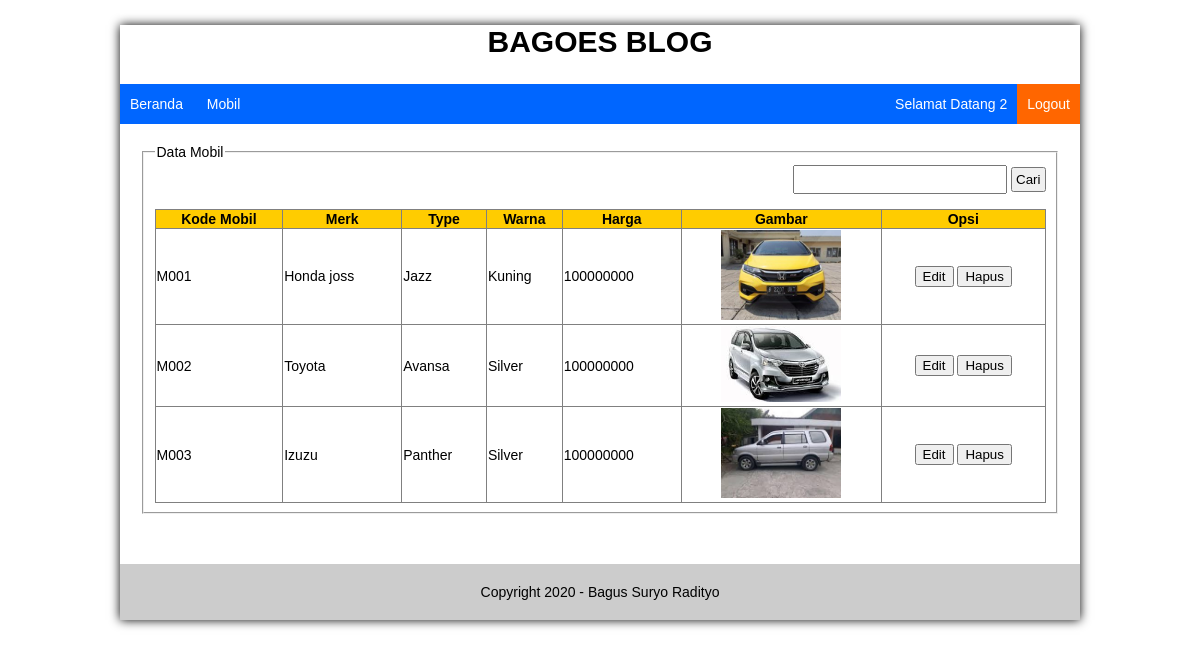
/index.php?page=mobil (signed in), run on the app's committed database.
### tables this page shows
CREATE TABLE `tb_mobil` (
  `kode_mobil` varchar(20) NOT NULL,
  `merk` varchar(30) NOT NULL,
  `type` varchar(30) NOT NULL,
  `warna` varchar(30) NOT NULL,
  `harga` varchar(30) NOT NULL,
  `gambar` varchar(50) NOT NULL
);

### inc/mobil.php (the view)
<fieldset>
	<legend>Data Mobil</legend>
	<div style="margin-bottom: 15px;" align="right">
		<form action="" method="post">
			<input type="text" name="inputan_pencarian" placeholeder="Masukan merk" style="width: 200px; padding: 5px;" />
			<input type="submit" name="cari_mobil" value="Cari" style="padding: 3px;" />
		</form>
	</div>
	<table width="100%" border ="1" style="border-collapse:collapse;">
		<tr style="background-color: #fc0;">
			<th>Kode Mobil</th>
			<th>Merk</th>
			<th>Type</th>
			<th>Warna</th>
			<th>Harga</th>
			<th>Gambar</th>
			<th>Opsi</th>
		</tr>
		<?php
		$inputan_pencarian = @$_POST['inputan_pencarian'];
		$cari_mobil = @$_POST['cari_mobil'];
		if ($cari_mobil) {
			if ($inputan_pencarian |= "") {
				$sql = mysql_query("select * from tb_mobil where merk like '%$inputan_pencarian%' or type like '%$inputan_pencarian%'") or die (mysql_error());
			} else {
				$sql = mysql_query("select * from tb_mobil") or die (mysql_error());
			}
		} else {
			$sql = mysql_query("select * from tb_mobil") or die (mysql_error());
		}
		$cek = mysql_num_rows($sql);
		if($cek < 1){
			?>
			<tr>
				<tr colspan="7" align="center" style="padding: 10px;">Data tidak ditemukan</tr>
			</tr>
			<?php
		} else {
			while($data = mysql_fetch_array($sql)){
			?>
				<tr>
					<td><?php echo $data['kode_mobil']; ?></td>
					<td><?php echo $data['merk']; ?></td>
					<td><?php echo $data['type']; ?></td>
					<td><?php echo $data['warna']; ?></td>
					<td><?php echo $data['harga']; ?></td>
					<td align="center"><img src="img/<?php echo $data['gambar']; ?> " width = "120px" /></td>
					<td align="center">
						<a href="?page=mobil&action=edit&kdmobil=<?php echo $data['kode_mobil']; ?>"><button>Edit</button></a>
						<a onclick="return confirm('yakin ingin menghapus')"  href="?page=mobil&action=hapus&kdmobil=<?php echo $data['kode_mobil']; ?>"><button>Hapus</button></a>
					</td>
				</tr>
			<?php
		    }
		}
	    ?>
	</table>
</fieldset>

### index.php (style rules this page uses)
body { font-family: arial; font-size: 14px; }

### data on the page
tb_mobil: kode_mobil "M001", merk "Honda joss", type "Jazz", warna "Kuning", harga "100000000", gambar (picture)
tb_mobil: kode_mobil "M002", merk "Toyota", type "Avansa", warna "Silver", harga "100000000", gambar (picture)
tb_mobil: kode_mobil "M003", merk "Izuzu", type "Panther", warna "Silver", harga "100000000", gambar (picture)

### other printed values
$user_terlogin "2"
